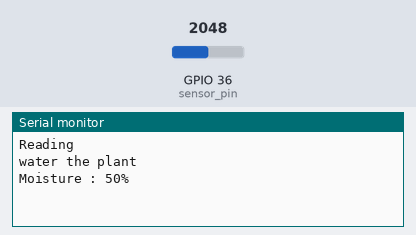
Simulated run of this sketch. Board: ESP32. On the bench: the last lines printed to the serial monitor. Inputs (shaded band) come from the test bench; at power-on: GPIO 36 (sensor_pin) = 2048.

Above: at 3.2 s.
3.3 s: GPIO 36 (sensor_pin) set to 1228
At 5.3 s:
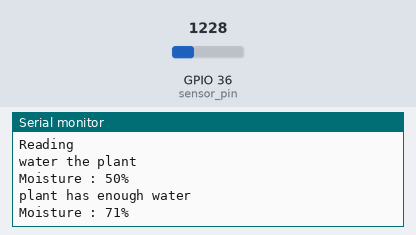
7.5 s: GPIO 36 (sensor_pin) set to 491
At 8.4 s:
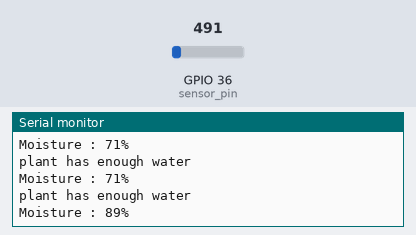
Timing chart, 0 to 10.5 s (numbered marks = the images above; inputs shaded):
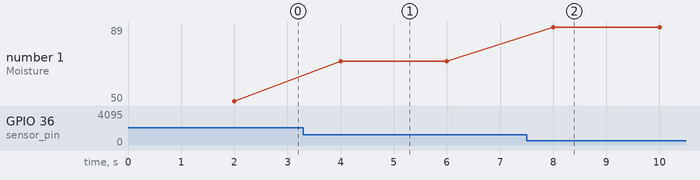

The sketch:

soil_moisture_test.ino
```cpp
int sensor_pin = 36;
int value ;

void setup()
{
  Serial.begin(9600);
  Serial.println("Reading");
  delay(2000);
}

void loop()
{

  value= analogRead(sensor_pin);
  value = map(value,0,4095,100,0);
  if (value>=60){
    Serial.println("plant has enough water");
    Serial.print("Moisture : ");
  Serial.print(value);
  Serial.println("%");
  }
  else {
        Serial.println("water the plant");
  Serial.print("Moisture : ");
  Serial.print(value);
  Serial.println("%");
  }

  delay(2000);
}
```

Measured:
- after the input at 3.3 s, the serial monitor: prints a new line after 0.70 s (image 1)
- after the input at 7.5 s, the serial monitor: prints a new line after 0.50 s (image 2)
- plotted number 1: 50 → 71 after the input at 3.3 s, 71 → 89 after the input at 7.5 s
